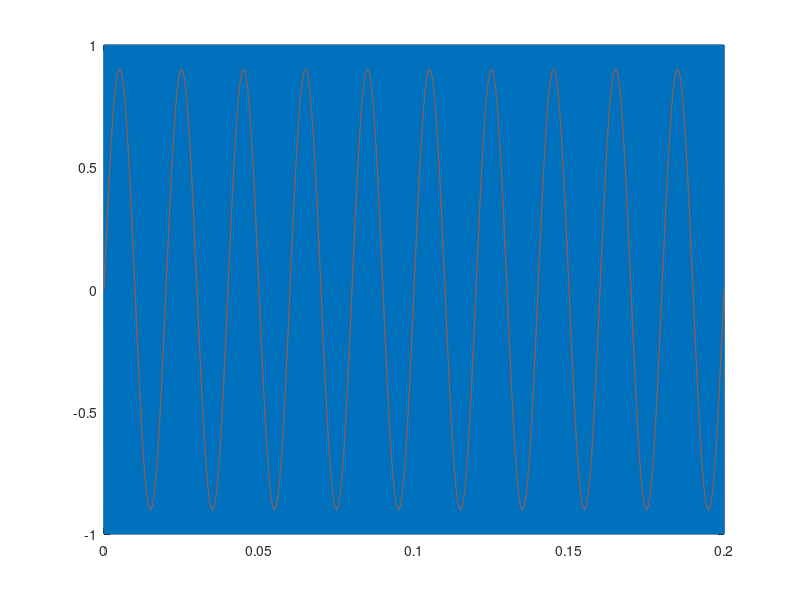
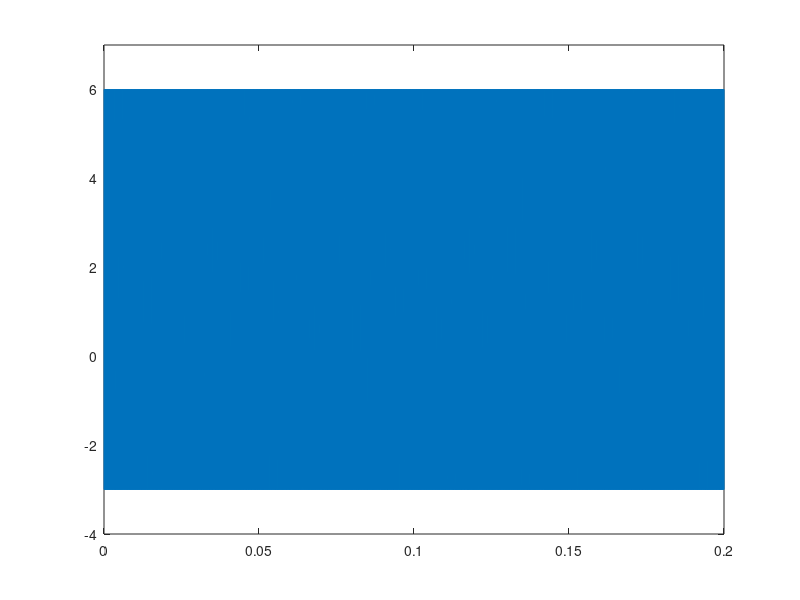

These figures' MATLAB source, in order: (Note: this script raises an error after producing the figures.)
%%
clear
clc
%%
f_c= 1e4; %% in Hz
N=20000; %% determines time interval
sampleTime = 1/(10*f_c);
time= 0:sampleTime:sampleTime*N;

sampleNumber= length(time); %% or it is equal to N+1

%%
% sequence creater
%each sample time 1 or -1 sequence is created

sequenceCounter=0;
sequence= zeros(1,sampleNumber);
for i=1:length(time)
    if sequenceCounter<5
       sequence(i)=-1+sequenceCounter*0;
       sequenceCounter=sequenceCounter+1;
    else if sequenceCounter<10
        sequence(i)=1;
        sequenceCounter=sequenceCounter+1;
        else 
            sequenceCounter=0;
                 
        end 
    end 
end

 

%%
f_m= 50; % carrier frequency
m= 0.9; % modulation index
%%
carrier=[];
for i=1:length(time)
    carrier= [carrier m*sin(2*pi*f_m*time(i))];
    
end
%%
figure();
plot(time,sequence);
hold on;
plot(time,carrier)

%%
PWMon=6;
PWMoff=-3;
pwm = [];
for i=1:length(time)
    if carrier(i)> sequence(i)
       pwm=[pwm PWMon];
    else
        pwm=[pwm PWMoff];
    end
    
end

%%
figure();
plot(time, pwm);
ylim([-4 7])


%%



%%
figure(1);
tout=ic.time;
y=ic.data;
plot(tout,y);
%%


f_s= 1/(tout(2)-tout(1));

y = fft(y);

L=length(y);

P2= abs(y/L);
P1=P2(1:L/2+1);
P1(2:end-1)=2*P1(2:end-1);

f= f_s*(0:(L/2))/L;

figure(2);
stem(f,P1)